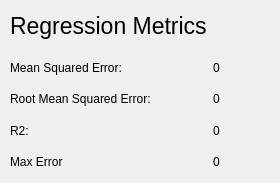
     <widget class="QWidget" name="regression_metrics">
      <widget class="QWidget" name="">
       <property name="geometry">
        <rect>
         <x>10</x>
         <y>13</y>
         <width>261</width>
         <height>161</height>
        </rect>
       </property>
       <layout class="QGridLayout" name="gridLayout_2">
        <item row="5" column="0">
         <widget class="QLabel" name="label_32">
          <property name="text">
           <string>Max Error</string>
          </property>
         </widget>
        </item>
        <item row="2" column="1">
         <widget class="QLabel" name="reg_mse_label">
          <property name="text">
           <string>0</string>
          </property>
         </widget>
        </item>
        <item row="4" column="0">
         <widget class="QLabel" name="label_30">
          <property name="text">
           <string>R2:</string>
          </property>
         </widget>
        </item>
        <item row="2" column="0">
         <widget class="QLabel" name="label_29">
          <property name="text">
           <string>Mean Squared Error: </string>
          </property>
         </widget>
        </item>
        <item row="0" column="0">
         <widget class="QLabel" name="label_25">
          <property name="font">
           <font>
            <pointsize>17</pointsize>
           </font>
          </property>
          <property name="text">
           <string>Regression Metrics</string>
          </property>
         </widget>
        </item>
        <item row="3" column="0">
         <widget class="QLabel" name="label_31">
          <property name="text">
           <string>Root Mean Squared Error:</string>
          </property>
         </widget>
        </item>
        <item row="1" column="0">
         <spacer name="verticalSpacer_2">
          <property name="orientation">
           <enum>Qt::Vertical</enum>
          </property>
          <property name="sizeType">
           <enum>QSizePolicy::Fixed</enum>
          </property>
          <property name="sizeHint" stdset="0">
           <size>
            <width>20</width>
            <height>10</height>
           </size>
          </property>
         </spacer>
        </item>
        <item row="3" column="1">
         <widget class="QLabel" name="reg_rmse_label">
          <property name="text">
           <string>0</string>
          </property>
         </widget>
        </item>
        <item row="4" column="1">
         <widget class="QLabel" name="reg_r2_label">
          <property name="text">
           <string>0</string>
          </property>
         </widget>
        </item>
        <item row="5" column="1">
         <widget class="QLabel" name="reg_max_error_label">
          <property name="text">
           <string>0</string>
          </property>
         </widget>
        </item>
       </layout>
      </widget>
     </widget>
